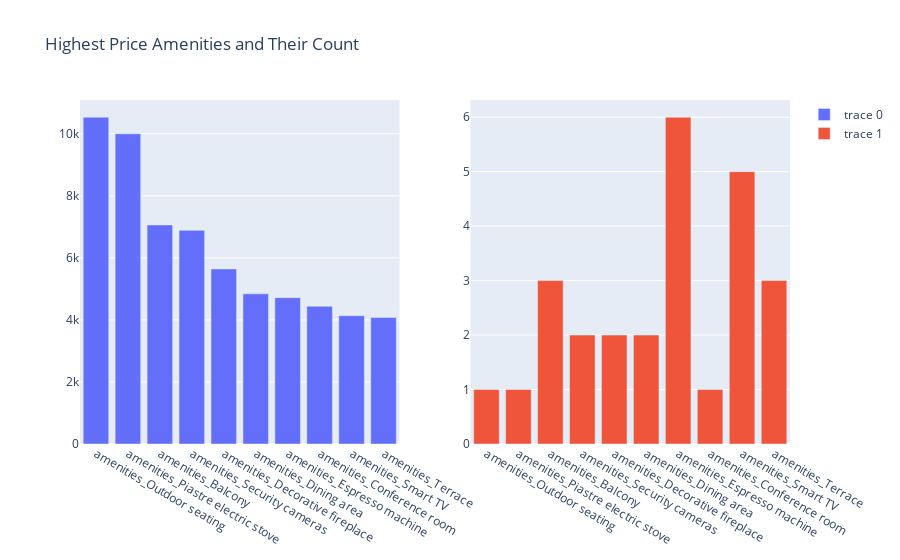

Notebook source saved alongside this figure:
### Code cell
amenities = {}
for c in df.columns:
	if "amenities" in c: 
		amenities[c] = df.groupby(c)['price'].mean()[1]

amenities_list = sorted(amenities, key=amenities.get, reverse=True)[:10]
amenities = {c:df.groupby(c)['price'].mean()[1] for c in amenities_list}
amenities_count = {c:df[c].value_counts()[1] for c in amenities_list}

fig = make_subplots(
    rows=1, cols=2,
)

fig.add_trace(
	go.Bar(x = list(amenities.keys()), y = list(amenities.values())), row=1, col=1
)
fig.add_trace(
	go.Bar(x = list(amenities_count.keys()), y = list(amenities_count.values())), row=1, col=2
)
fig.update_layout(title_text="Highest Price Amenities and Their Count")
fig.show()

### Figure 1 — Plotly figure (JSON) as saved in the notebook; plotly's stock layout.template omitted (floating-point values rounded to 4 significant figures)
{"data": [{"type": "bar", "x": ["amenities_Outdoor seating", "amenities_Piastre electric stove", "amenities_Balcony", "amenities_Security cameras", "amenities_Decorative fireplace", "amenities_Dining area", "amenities_Espresso machine", "amenities_Conference room", "amenities_Smart TV", "amenities_Terrace"], "xaxis": "x", "y": [10533, 9999, 7061.0, 6886.0, 5642.0, 4839, 4718.0, 4438, 4134, 4078], "yaxis": "y"}, {"type": "bar", "x": ["amenities_Outdoor seating", "amenities_Piastre electric stove", "amenities_Balcony", "amenities_Security cameras", "amenities_Decorative fireplace", "amenities_Dining area", "amenities_Espresso machine", "amenities_Conference room", "amenities_Smart TV", "amenities_Terrace"], "xaxis": "x2", "y": [1, 1, 3, 2, 2, 2, 6, 1, 5, 3], "yaxis": "y2"}], "layout": {"title": {"text": "Highest Price Amenities and Their Count"}, "xaxis": {"anchor": "y", "domain": [0, 0.45]}, "xaxis2": {"anchor": "y2", "domain": [0.55, 1]}, "yaxis": {"anchor": "x", "domain": [0, 1]}, "yaxis2": {"anchor": "x2", "domain": [0, 1]}}}
